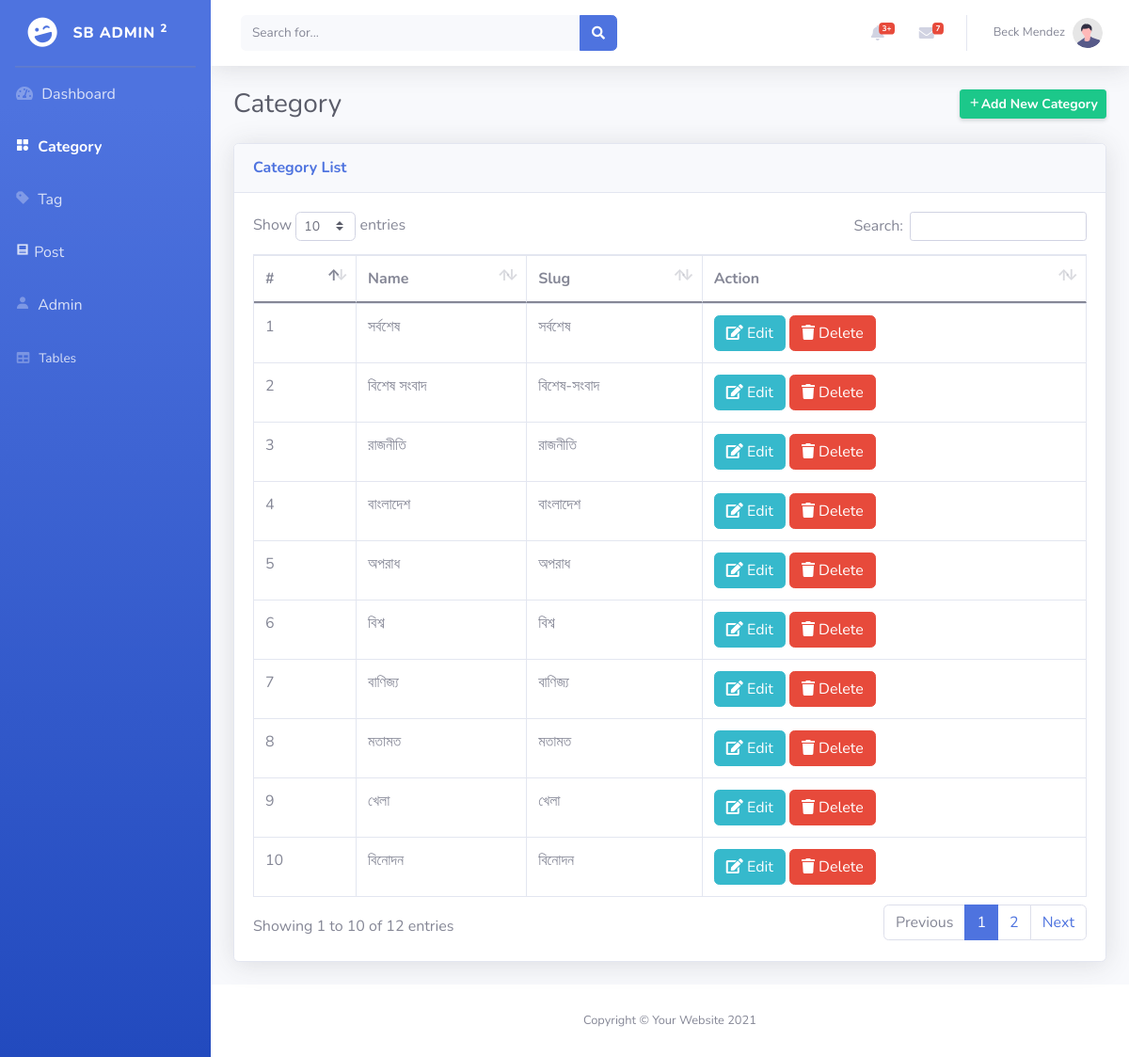
The app's page /admin/category.php (signed in) with its own data.
### tables this page shows
CREATE TABLE `category` (
  `id` bigint NOT NULL,
  `name` varchar(255) NOT NULL,
  `slug` varchar(255) NOT NULL
);

### admin/category.php (the view, shortened to what this page needs)
<?php
include('../admin/layout/head.php')
?>
<body id="page-top">
    <div id="wrapper">
        <?php
        include('../admin/layout/sidebar.php')
        ?>
        <div id="content-wrapper" class="d-flex flex-column">
            <div id="content">
                    <?php
                        include("../admin/layout/topbar.php")
                    ?>
                <div class="container-fluid">
                    <div class="d-sm-flex align-items-center justify-content-between mb-4">
                        <h1 class="h3 mb-0 text-gray-800">Category</h1>
                        <a href="categoryCreate.php" class="d-none d-sm-inline-block btn btn-sm btn-success fw-bold shadow-sm"><i class='bx bx-plus' ></i>Add New Category</a>
                    </div>
                    <div class="card shadow mb-4">
                        <div class="card-header py-3">
                            <h6 class="m-0 font-weight-bold text-primary">Category List</h6>
                        </div>
                        <div class="card-body">
                            <div class="table-responsive">
                                <table class="table table-bordered" id="dataTable" width="100%" cellspacing="0">
                                    <thead>
                                        <tr>
                                            <th>#</th>
                                            <th>Name</th>
                                            <th>Slug</th>
                                            <th>Action</th>
                                        </tr>
                                    </thead>
                                    <tbody>
                                    <?php
                                            $sql = "SELECT * FROM category";
                                            $stmt = $conn->query($sql);
                                            $categories = $stmt->fetchAll(PDO::FETCH_OBJ);
                                            if($categories !=null){
                                                foreach($categories as $key=> $category){?>
                                                <tr>
                                                    <td><?php echo $key+1; ?></td>
                                                    <td><?php echo $category->name; ?></td>
                                                    <td><?php echo $category->slug; ?></td>
                                                    <td>
                                                        <a href="categoryEdit.php?id=<?php echo $category->id; ?>" class="btn btn-info"><i class="fa fa-edit"></i> Edit</a>
                                                        <a href="categoryDelete.php?id=<?php echo $category->id; ?>" onclick="return confirm('Are you sure to delete?')" class="btn btn-danger">
                                                        <i class="fa fa-trash"></i> Delete</a>
                                                    </td>
                                                </tr>
                                        <?php
                                            }
                                            }
                                        ?>
                                    </tbody>
                                </table>
                            </div>
                        </div>
                    </div>
                </div>
            </div>
            <footer class="sticky-footer bg-white">
                <div class="container my-auto">
                    <div class="copyright text-center my-auto">
                        <span>Copyright &copy; Your Website 2021</span>
                    </div>
                </div>
            </footer>
        </div>
    </div>
</body>
</html>

### records on screen
category: name "সর্বশেষ", slug "সর্বশেষ"
category: name "বিশেষ সংবাদ", slug "বিশেষ-সংবাদ"
category: name "রাজনীতি", slug "রাজনীতি"
category: name "বাংলাদেশ", slug "বাংলাদেশ"
category: name "অপরাধ", slug "অপরাধ"
category: name "বিশ্ব", slug "বিশ্ব"
category: name "বাণিজ্য", slug "বাণিজ্য"
category: name "মতামত", slug "মতামত"
category: name "খেলা", slug "খেলা"
category: name "বিনোদন", slug "বিনোদন"

### other values on screen
$_SESSION['name'] "Beck Mendez"
